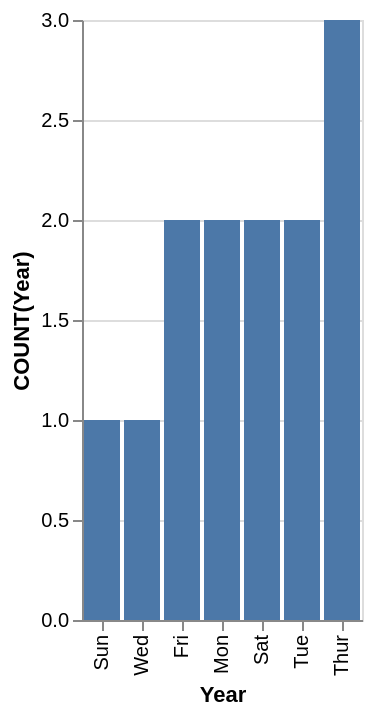

Specify this chart in Vega-Lite:
### Vega-Lite specification from a JSON file in a GitHub repository (floating-point values rounded to 4 significant figures)
{"data": {"values": [{"x_data": "Sun", "y_data": 1}, {"x_data": "Wed", "y_data": 1}, {"x_data": "Fri", "y_data": 2}, {"x_data": "Mon", "y_data": 2}, {"x_data": "Sat", "y_data": 2}, {"x_data": "Tue", "y_data": 2}, {"x_data": "Thur", "y_data": 3}]}, "mark": "bar", "encoding": {"x": {"field": "x_data", "type": "nominal", "title": "Year", "sort": {"op": "sum", "field": "y_data", "order": "ascending"}}, "y": {"field": "y_data", "type": "quantitative", "title": "COUNT(Year)"}}}
